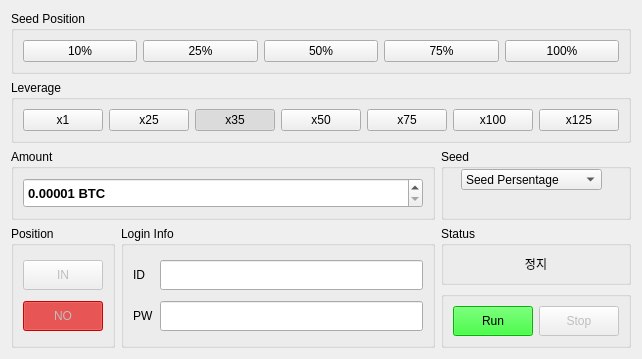
<?xml version="1.0" encoding="UTF-8"?>
<ui version="4.0">
 <class>MainWidget</class>
 <widget class="QWidget" name="MainWidget">
  <property name="geometry">
   <rect>
    <x>0</x>
    <y>0</y>
    <width>599</width>
    <height>325</height>
   </rect>
  </property>
  <property name="windowTitle">
   <string>MainWidget</string>
  </property>
  <property name="styleSheet">
   <string notr="true"/>
  </property>
  <layout class="QGridLayout" name="gridLayout_2">
   <item row="3" column="0" colspan="2">
    <widget class="QGroupBox" name="groupBox_7">
     <property name="title">
      <string>Amount</string>
     </property>
     <layout class="QHBoxLayout" name="horizontalLayout_4">
      <item>
       <widget class="QDoubleSpinBox" name="amountSpin">
        <property name="minimumSize">
         <size>
          <width>0</width>
          <height>30</height>
         </size>
        </property>
        <property name="font">
         <font>
          <pointsize>10</pointsize>
          <weight>75</weight>
          <bold>true</bold>
         </font>
        </property>
        <property name="buttonSymbols">
         <enum>QAbstractSpinBox::UpDownArrows</enum>
        </property>
        <property name="prefix">
         <string/>
        </property>
        <property name="suffix">
         <string> BTC</string>
        </property>
        <property name="decimals">
         <number>5</number>
        </property>
        <property name="minimum">
         <double>0.000010000000000</double>
        </property>
        <property name="maximum">
         <double>999999.000000000000000</double>
        </property>
        <property name="singleStep">
         <double>0.000010000000000</double>
        </property>
        <property name="value">
         <double>0.000010000000000</double>
        </property>
       </widget>
      </item>
     </layout>
    </widget>
   </item>
   <item row="5" column="2">
    <widget class="QGroupBox" name="groupBox_6">
     <property name="title">
      <string/>
     </property>
     <layout class="QHBoxLayout" name="horizontalLayout">
      <item>
       <widget class="QPushButton" name="startButton">
        <property name="enabled">
         <bool>true</bool>
        </property>
        <property name="minimumSize">
         <size>
          <width>0</width>
          <height>30</height>
         </size>
        </property>
        <property name="styleSheet">
         <string notr="true">QPushButton:enabled
{
	background-color: rgb(0, 255, 0);
}</string>
        </property>
        <property name="text">
         <string>Run</string>
        </property>
       </widget>
      </item>
      <item>
       <widget class="QPushButton" name="stopButton">
        <property name="enabled">
         <bool>false</bool>
        </property>
        <property name="minimumSize">
         <size>
          <width>0</width>
          <height>30</height>
         </size>
        </property>
        <property name="styleSheet">
         <string notr="true">QPushButton:enabled
{
	background-color: rgb(255, 0, 0);
}</string>
        </property>
        <property name="text">
         <string>Stop</string>
        </property>
       </widget>
      </item>
     </layout>
    </widget>
   </item>
   <item row="0" column="0" colspan="3">
    <widget class="QGroupBox" name="groupBox">
     <property name="enabled">
      <bool>true</bool>
     </property>
     <property name="title">
      <string>Seed Position</string>
     </property>
     <property name="checkable">
      <bool>false</bool>
     </property>
     <layout class="QHBoxLayout" name="horizontalLayout_2">
      <item>
       <widget class="QPushButton" name="seed10Button">
        <property name="enabled">
         <bool>true</bool>
        </property>
        <property name="text">
         <string>10%</string>
        </property>
        <property name="checkable">
         <bool>true</bool>
        </property>
        <property name="checked">
         <bool>false</bool>
        </property>
        <attribute name="buttonGroup">
         <string notr="true">buttonGroup_2</string>
        </attribute>
       </widget>
      </item>
      <item>
       <widget class="QPushButton" name="seed25Button">
        <property name="enabled">
         <bool>true</bool>
        </property>
        <property name="text">
         <string>25%</string>
        </property>
        <property name="checkable">
         <bool>true</bool>
        </property>
        <attribute name="buttonGroup">
         <string notr="true">buttonGroup_2</string>
        </attribute>
       </widget>
      </item>
      <item>
       <widget class="QPushButton" name="seed50Button">
        <property name="enabled">
         <bool>true</bool>
        </property>
        <property name="text">
         <string>50%</string>
        </property>
        <property name="checkable">
         <bool>true</bool>
        </property>
        <attribute name="buttonGroup">
         <string notr="true">buttonGroup_2</string>
        </attribute>
       </widget>
      </item>
      <item>
       <widget class="QPushButton" name="seed75Button">
        <property name="enabled">
         <bool>true</bool>
        </property>
        <property name="text">
         <string>75%</string>
        </property>
        <property name="checkable">
         <bool>true</bool>
        </property>
        <attribute name="buttonGroup">
         <string notr="true">buttonGroup_2</string>
        </attribute>
       </widget>
      </item>
      <item>
       <widget class="QPushButton" name="seed100Button">
        <property name="text">
         <string>100%</string>
        </property>
        <property name="checkable">
         <bool>true</bool>
        </property>
        <attribute name="buttonGroup">
         <string notr="true">buttonGroup_2</string>
        </attribute>
       </widget>
      </item>
     </layout>
    </widget>
   </item>
   <item row="4" column="2">
    <widget class="QGroupBox" name="groupBox_5">
     <property name="title">
      <string>Status</string>
     </property>
     <layout class="QVBoxLayout" name="verticalLayout_2">
      <item>
       <widget class="QLabel" name="statusLabel">
        <property name="text">
         <string>정지</string>
        </property>
        <property name="alignment">
         <set>Qt::AlignCenter</set>
        </property>
       </widget>
      </item>
     </layout>
    </widget>
   </item>
   <item row="4" column="0" rowspan="2">
    <widget class="QGroupBox" name="groupBox_3">
     <property name="title">
      <string>Position</string>
     </property>
     <layout class="QVBoxLayout" name="verticalLayout">
      <item>
       <widget class="QPushButton" name="inposButton">
        <property name="enabled">
         <bool>false</bool>
        </property>
        <property name="minimumSize">
         <size>
          <width>0</width>
          <height>30</height>
         </size>
        </property>
        <property name="styleSheet">
         <string notr="true">QPushButton:checked
{
	background-color: rgb(0, 255, 0);
}</string>
        </property>
        <property name="text">
         <string>IN</string>
        </property>
        <property name="checkable">
         <bool>true</bool>
        </property>
        <property name="checked">
         <bool>false</bool>
        </property>
        <attribute name="buttonGroup">
         <string notr="true">buttonGroup</string>
        </attribute>
       </widget>
      </item>
      <item>
       <widget class="QPushButton" name="noposButton">
        <property name="enabled">
         <bool>false</bool>
        </property>
        <property name="minimumSize">
         <size>
          <width>0</width>
          <height>30</height>
         </size>
        </property>
        <property name="styleSheet">
         <string notr="true">QPushButton:checked
{
	background-color: rgb(255, 0, 0);
}</string>
        </property>
        <property name="text">
         <string>NO</string>
        </property>
        <property name="checkable">
         <bool>true</bool>
        </property>
        <property name="checked">
         <bool>true</bool>
        </property>
        <attribute name="buttonGroup">
         <string notr="true">buttonGroup</string>
        </attribute>
       </widget>
      </item>
     </layout>
    </widget>
   </item>
   <item row="4" column="1" rowspan="2">
    <widget class="QGroupBox" name="groupBox_4">
     <property name="title">
      <string>Login Info</string>
     </property>
     <layout class="QGridLayout" name="gridLayout">
      <item row="1" column="1">
       <widget class="QLineEdit" name="pwEdit">
        <property name="minimumSize">
         <size>
          <width>0</width>
          <height>30</height>
         </size>
        </property>
        <property name="text">
         <string/>
        </property>
        <property name="echoMode">
         <enum>QLineEdit::Password</enum>
        </property>
       </widget>
      </item>
      <item row="0" column="0">
       <widget class="QLabel" name="label">
        <property name="text">
         <string>ID</string>
        </property>
       </widget>
      </item>
      <item row="0" column="1">
       <widget class="QLineEdit" name="idEdit">
        <property name="minimumSize">
         <size>
          <width>0</width>
          <height>30</height>
         </size>
        </property>
        <property name="text">
         <string/>
        </property>
       </widget>
      </item>
      <item row="1" column="0">
       <widget class="QLabel" name="label_2">
        <property name="text">
         <string>PW</string>
        </property>
       </widget>
      </item>
     </layout>
    </widget>
   </item>
   <item row="1" column="0" colspan="3">
    <widget class="QGroupBox" name="groupBox_2">
     <property name="title">
      <string>Leverage</string>
     </property>
     <layout class="QHBoxLayout" name="horizontalLayout_3">
      <item>
       <widget class="QPushButton" name="lev1Button">
        <property name="text">
         <string>x1</string>
        </property>
        <property name="checkable">
         <bool>true</bool>
        </property>
        <property name="checked">
         <bool>false</bool>
        </property>
        <attribute name="buttonGroup">
         <string notr="true">buttonGroup_3</string>
        </attribute>
       </widget>
      </item>
      <item>
       <widget class="QPushButton" name="lev25Button">
        <property name="text">
         <string>x25</string>
        </property>
        <property name="checkable">
         <bool>true</bool>
        </property>
        <attribute name="buttonGroup">
         <string notr="true">buttonGroup_3</string>
        </attribute>
       </widget>
      </item>
      <item>
       <widget class="QPushButton" name="lev35Button">
        <property name="text">
         <string>x35</string>
        </property>
        <property name="checkable">
         <bool>true</bool>
        </property>
        <property name="checked">
         <bool>true</bool>
        </property>
        <attribute name="buttonGroup">
         <string notr="true">buttonGroup_3</string>
        </attribute>
       </widget>
      </item>
      <item>
       <widget class="QPushButton" name="lev50Button">
        <property name="text">
         <string>x50</string>
        </property>
        <property name="checkable">
         <bool>true</bool>
        </property>
        <property name="checked">
         <bool>false</bool>
        </property>
        <attribute name="buttonGroup">
         <string notr="true">buttonGroup_3</string>
        </attribute>
       </widget>
      </item>
      <item>
       <widget class="QPushButton" name="lev75Button">
        <property name="text">
         <string>x75</string>
        </property>
        <property name="checkable">
         <bool>true</bool>
        </property>
        <attribute name="buttonGroup">
         <string notr="true">buttonGroup_3</string>
        </attribute>
       </widget>
      </item>
      <item>
       <widget class="QPushButton" name="lev100Button">
        <property name="text">
         <string>x100</string>
        </property>
        <property name="checkable">
         <bool>true</bool>
        </property>
        <attribute name="buttonGroup">
         <string notr="true">buttonGroup_3</string>
        </attribute>
       </widget>
      </item>
      <item>
       <widget class="QPushButton" name="lev125Button">
        <property name="text">
         <string>x125</string>
        </property>
        <property name="checkable">
         <bool>true</bool>
        </property>
        <attribute name="buttonGroup">
         <string notr="true">buttonGroup_3</string>
        </attribute>
       </widget>
      </item>
     </layout>
    </widget>
   </item>
   <item row="3" column="2">
    <widget class="QGroupBox" name="groupBox_8">
     <property name="title">
      <string>Seed</string>
     </property>
     <widget class="QComboBox" name="selectSeed">
      <property name="geometry">
       <rect>
        <x>20</x>
        <y>20</y>
        <width>141</width>
        <height>21</height>
       </rect>
      </property>
      <item>
       <property name="text">
        <string>Seed Persentage</string>
       </property>
      </item>
      <item>
       <property name="text">
        <string>Seed Amount</string>
       </property>
      </item>
     </widget>
    </widget>
   </item>
  </layout>
 </widget>
 <resources/>
 <connections/>
 <buttongroups>
  <buttongroup name="buttonGroup"/>
  <buttongroup name="buttonGroup_3"/>
  <buttongroup name="buttonGroup_2"/>
 </buttongroups>
</ui>
